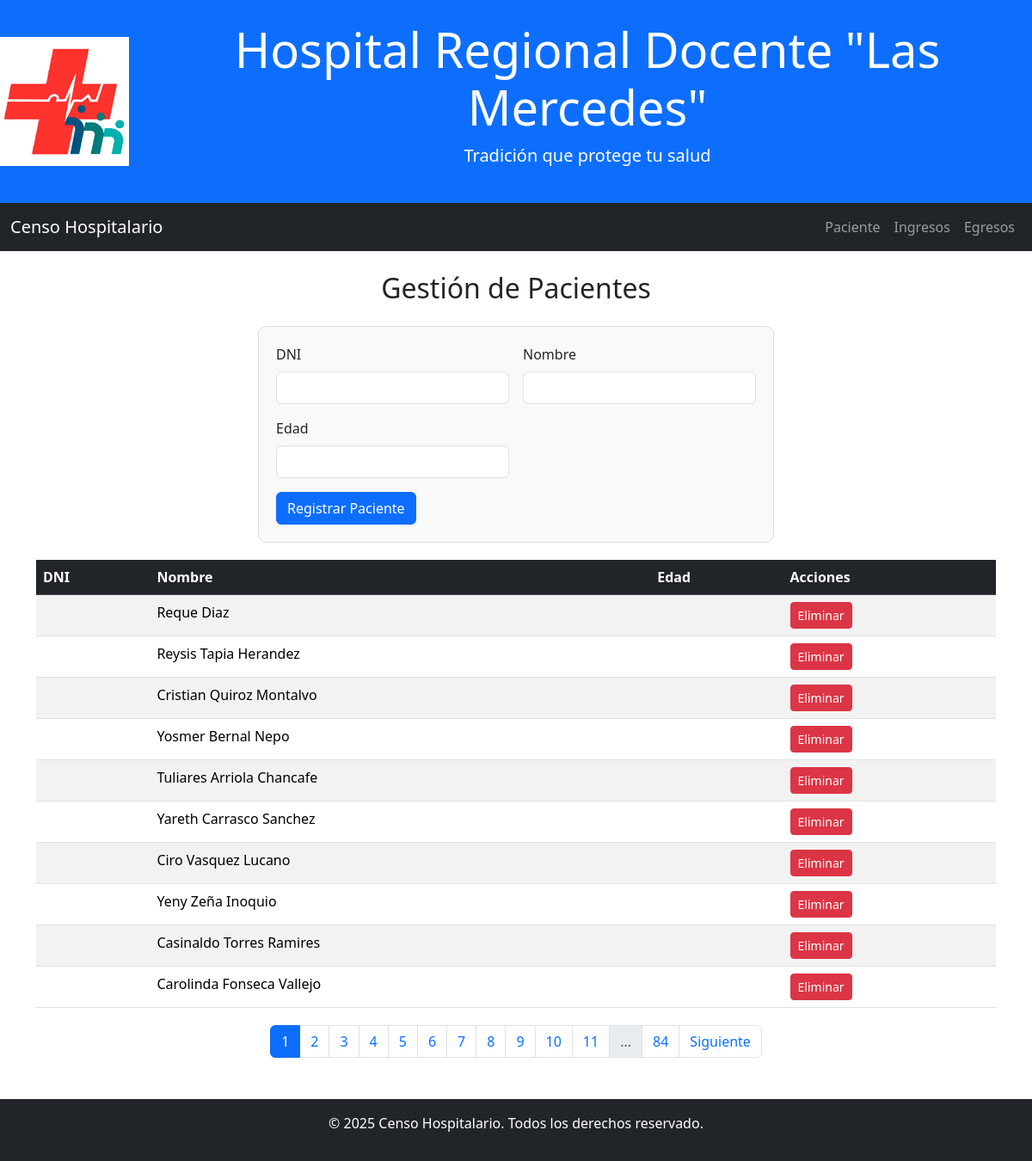
Screenshot of /pages/paciente.php with the database file from the repository.
### tables this page shows
CREATE TABLE `paciente` (
  `id` bigint(20) UNSIGNED NOT NULL,
  `dni` int(11) DEFAULT NULL,
  `nombre` varchar(100) NOT NULL,
  `edad` int(11) DEFAULT NULL
);

### pages/paciente.php (the view, shortened to what this page needs)
<!DOCTYPE html>
<html lang="es">
<head>
    <link href="https://cdn.jsdelivr.net/npm/bootstrap@5.3.3/dist/css/bootstrap.min.css"
        rel="stylesheet"
>
    <link rel="stylesheet" href="../css/estilos.css">
</head>
<body>
    <header class="bg-primary text-white text-center py-4 d-flex align-items-center justify-content-center">
        <img src="../img/logo_hospital.png" alt="Logo Hospital Regional Docente Las Mercedes" class="logo me-3">
        <div>
            <h1 class="display-4">Hospital Regional Docente "Las Mercedes"</h1>
            <p class="lead">Tradición que protege tu salud</p>
        </div>
    </header>
    <nav class="navbar navbar-expand-lg navbar-dark bg-dark">
        <div class="container-fluid">
            <a class="navbar-brand" href="../index.php">Censo Hospitalario</a>
            <div class="collapse navbar-collapse" id="navbarNav">
                <ul class="navbar-nav ms-auto">
                    <li class="nav-item">
                        <a class="nav-link" href="paciente.php">Paciente</a>
                    </li>
                    <li class="nav-item">
                        <a class="nav-link" href="ingresos.php">Ingresos</a>
                    </li>
                    <li class="nav-item">
                        <a class="nav-link" href="egresos.php">Egresos</a>
                    </li>
                </ul>
            </div>
        </div>
    </nav>
    <div class="container mt-4">
        <h2 class="text-center mb-4">Gestión de Pacientes</h2>
        <div class="form-container">
            <form method="post" class="row g-3">
                <div class="col-md-6">
                    <label for="dni" class="form-label">DNI</label>
                    <input type="number" class="form-control" id="dni" name="dni">
                </div>
                <div class="col-md-6">
                    <label for="nombre" class="form-label">Nombre</label>
                    <input type="text" class="form-control" id="nombre" name="nombre" required>
                </div>
                <div class="col-md-6">
                    <label for="edad" class="form-label">Edad</label>
                    <input type="number" class="form-control" id="edad" name="edad">
                </div>
                <div class="col-12">
                    <button type="submit" class="btn btn-primary">Registrar Paciente</button>
                </div>
            </form>
        </div>
        <div class="table-container">
            <?php
            include '../includes/db.php';
            $page = isset($_GET['page']) ? (int)$_GET['page'] : 1;
            $perPage = 10;
            $offset = ($page - 1) * $perPage;
            $result = $conn->query("SELECT * FROM paciente ORDER BY id DESC LIMIT $perPage OFFSET $offset");
            if ($result->rowCount() > 0) {
                echo "<table class='table table-striped table-hover'>
                        <thead class='table-dark'>
                            <tr>
                                <th>DNI</th>
                                <th>Nombre</th>
                                <th>Edad</th>
                                <th>Acciones</th>
                            </tr>
                        </thead>
                        <tbody>";
                while ($row = $result->fetch(PDO::FETCH_ASSOC)) {
                    echo "<tr>
                            <td>" . $row["dni"] . "</td>
                            <td>" . $row["nombre"] . "</td>
                            <td>" . $row["edad"] . "</td>
                            <td>
                                <form action='../js/eliminar_paciente.php' method='POST' style='display:inline;'>
                                    <input type='hidden' name='nombre' value='" . htmlspecialchars($row["nombre"]) . "'>
                                    <button class='btn btn-danger btn-sm' type='submit'
                                    onclick='return confirm(\"¿Estás seguro de eliminar este paciente?\");'>Eliminar</button>
                                </form>
                            </td>
                          </tr>";
                }
                echo "</tbody></table>";
                $totalRows = $conn->query("SELECT COUNT(*) FROM paciente")->fetchColumn();
                $totalPages = ceil($totalRows / $perPage);
                $pagesToShow = 10;
                echo "<nav aria-label='Page navigation'>
                        <ul class='pagination justify-content-center'>";
                $startPage = max(1, $page - $pagesToShow);
                $endPage = min($totalPages, $page + $pagesToShow);
                for ($i = $startPage; $i <= $endPage; $i++) {
                    $active = ($page == $i) ? 'active' : '';
                    echo "<li class='page-item $active'><a class='page-link' href='?page=$i'>$i</a></li>";
                }
                if ($page < $totalPages - $pagesToShow) {
                    if ($page < $totalPages - $pagesToShow - 1) {
                        echo "<li class='page-item disabled'><span class='page-link'>...</span></li>";
                    }
                    echo "<li class='page-item'><a class='page-link' href='?page=$totalPages'>$totalPages</a></li>";
                }
                if ($page < $totalPages) {
                    echo "<li class='page-item'><a class='page-link' href='?page=" . ($page + 1) . "'>Siguiente</a></li>";
                }
                echo "</ul></nav>";
            } else {
                echo "<div class='alert alert-info'>No hay pacientes registrados.</div>";
            }
            ?>
        </div>
    </div>
    <footer class="bg-dark text-white text-center py-3 mt-5">
        <p>&copy; 2025 Censo Hospitalario. Todos los derechos reservado.</p>
    </footer>
</body>
</html>

### css/estilos.css (style rules this page uses)
.form-container { max-width: 600px; margin: 0 auto; padding: 20px; border: 1px solid #ddd; border-radius: 10px; background-color: #f9f9f9; }
.table-container { margin-top: 20px; }
.pagination { margin-top: 20px; }

### rows the page displays
paciente: nombre "Reque Diaz"
paciente: nombre "Reysis Tapia Herandez"
paciente: nombre "Cristian Quiroz Montalvo"
paciente: nombre "Yosmer Bernal Nepo"
paciente: nombre "Tuliares Arriola Chancafe"
paciente: nombre "Yareth Carrasco Sanchez"
paciente: nombre "Ciro Vasquez Lucano"
paciente: nombre "Yeny Zeña Inoquio"
paciente: nombre "Casinaldo Torres Ramires"
paciente: nombre "Carolinda Fonseca Vallejo"

### other values shown
$totalPages "84"
